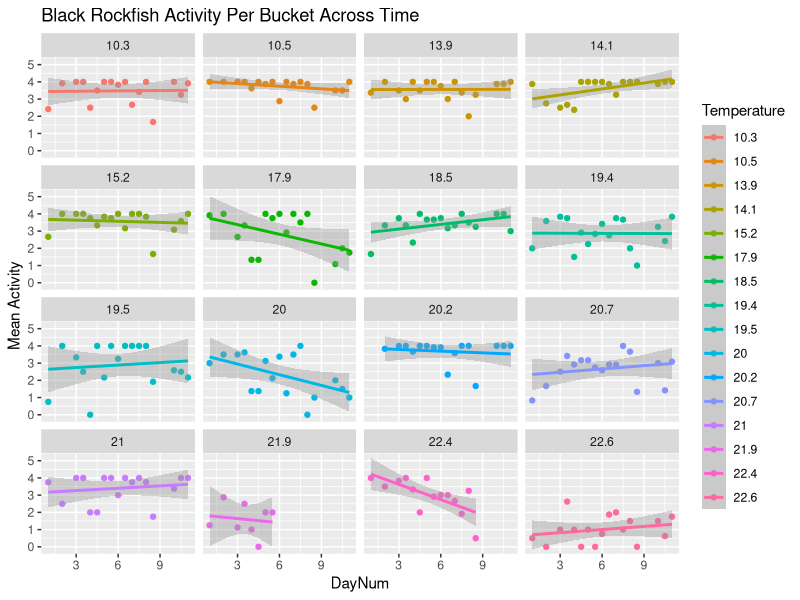

This chart was generated by the following R code: (Note: this script raises an error after producing the figure.)
## ---- chunk 1

#######################
#### Load Packages ####
#######################

    if(!("plyr" %in% installed.packages())){
      install.packages("plyr")
    }
    if(!("dplyr" %in% installed.packages())){
      install.packages("dplyr")
    }
    if(!("ggplot2" %in% installed.packages())){
      install.packages("ggplot2")
    }
    if(!("scales" %in% installed.packages())){
      install.packages("scales")
    }
    library(plyr)
    library(dplyr)
    library(ggplot2)
    library(scales)
    
## ---- chunk 2

# Read in data files
  full.act <- read.csv("data/Activity/20171129_ActivityData.csv")
  black.temps <- read.csv("data/black_exp_temps.csv")
  copper.temps <- read.csv("data/copper_exp_temps.csv")

# Subset data into two experiments  
  black.act <- full.act[full.act$Species == "Black", ]
  copper.act <- full.act[full.act$Species == "Copper", ]
  
# Reorder data to be in numerical ascending order 
  # **(only way for loop to work properly)
  black.temps.asc <- black.temps[order(black.temps$Bucket), ]
  copper.temps.asc <- copper.temps[order(copper.temps$Bucket_ID), ]
  
# Fill in actual mean temperature data from experiment
  #black
  for(i in 1:16){
    for(j in 1:nrow(black.act)){
      if(black.act$Bucket[j] == i){
        black.act$Temperature[j] <- black.temps.asc$mean[i]
      }
    }
  }
  
  #copper
  for(i in 1:16){
    for(j in 1:nrow(copper.act)){
      if(copper.act$Bucket[j] == i){
        copper.act$Temperature[j] <- copper.temps.asc$mean[i]
      }
    }
  }

  
  # take the mean of the two watches of the same fish per viewer
    black.act$Act_Mean_Julia <- rowMeans(black.act[, 8:9])
    black.act$Act_Mean_Sandi <- rowMeans(black.act[, 10:11])
    copper.act$Act_Mean_Julia <- rowMeans(copper.act[,8:9])
    copper.act$Act_Mean_Sandi <- rowMeans(copper.act[,10:11])
  
## ---- chunk 3

### Black Rockfish ###

    # create empty data frames for mean bucket activity values
    Mean.Activity <- matrix(NA, nrow(unique(black.act[c("Date", "AM_PM", "Bucket")])),4)
    bucket.act.average <- unique(black.act[c("Date", "AM_PM", "Bucket", "Temperature")])
    complete.act.data <- cbind(bucket.act.average, Mean.Activity)
    colnames(complete.act.data) <- c("Date", "AM_PM", "Bucket", "Temperature", 
                                     "mean.julia", "mean.sandi", "mean.both", "FishAlive")
    
    # initialize the vectors that will be used in the forloop ** NOTE data in these 
    # vectors is written over in each loop.. they are TEMPORARY vectors **
    bucket.act.julia <- NULL
    bucket.act.sandi <- NULL
    bucket.act.both <- NULL
    
    # initialize the counter for stepping through the output matrix
    j <- 1
    # For loop to step through data frame to get activity averages
    for(i in 1:nrow(black.act)){
      
      # looping through majority of data to grab all those rows that are not the last row
      # but are all those that equal the same bucket from the same day and getting 
      # activity averages
      if(i != nrow(black.act) && i == 1 || 
         black.act$Bucket[i] == black.act$Bucket[i-1] && i != nrow(black.act)){
        
        bucket.act.julia <- c(bucket.act.julia, black.act$Act_Mean_Julia[i])
        bucket.act.sandi <- c(bucket.act.sandi, black.act$Act_Mean_Sandi[i])
        bucket.act.both <- c(bucket.act.both, black.act$Act_Mean_Julia[i], black.act$Act_Mean_Sandi[i])
     
        # special case for last row 
       } else {
         if(i == nrow(black.act)){

          # Remove any NAs before taking mean for a bucket at a timepoint
          bucket.act.both.noNA <- bucket.act.both[!is.na(bucket.act.both)]
          bucket.act.julia.noNA <- bucket.act.julia[!is.na(bucket.act.julia)]
          bucket.act.sandi.noNA <- bucket.act.sandi[!is.na(bucket.act.sandi)]
          complete.act.data$mean.julia[j] <- sum(bucket.act.julia.noNA)/length(bucket.act.julia.noNA)
          complete.act.data$mean.sandi[j] <- sum(bucket.act.sandi.noNA)/length(bucket.act.sandi.noNA)
          complete.act.data$mean.both[j] <- sum(bucket.act.both.noNA)/length(bucket.act.both.noNA)
          complete.act.data$FishAlive[j] <- length(bucket.act.sandi.noNA)
          j <- j + 1
          
        } else {
          
          # Remove any NAs before taking mean for a bucket at a timepoint
          bucket.act.both.noNA <- bucket.act.both[!is.na(bucket.act.both)]
          bucket.act.julia.noNA <- bucket.act.julia[!is.na(bucket.act.julia)]
          bucket.act.sandi.noNA <- bucket.act.sandi[!is.na(bucket.act.sandi)]
          
          # Take mean of that bucket for that day and insert into complete.data dataframe
          complete.act.data$mean.julia[j] <- sum(bucket.act.julia.noNA)/length(bucket.act.julia.noNA)
          complete.act.data$mean.sandi[j] <- sum(bucket.act.sandi.noNA)/length(bucket.act.sandi.noNA)
          complete.act.data$mean.both[j] <- sum(bucket.act.both.noNA)/length(bucket.act.both.noNA)
          complete.act.data$FishAlive[j] <- length(bucket.act.sandi.noNA)
          bucket.act.julia <- black.act$Act_Mean_Julia[i]
          bucket.act.sandi <- black.act$Act_Mean_Sandi[i]
          bucket.act.both <- c(black.act$Act_Mean_Julia[i], black.act$Act_Mean_Sandi[i])
          # counter to step through inputting data into the complete.data dataframe
          j <- j + 1
          
        } # close else
       } # close if else
      } # close for loop
    
### Copper Rockfish ###
    
    # create empty data frames for mean bucket activity values
    Mean.Activity.cp <- matrix(NA, nrow(unique(copper.act[c("Date", "AM_PM", "Bucket")])),4)
    bucket.act.average.cp <- unique(copper.act[c("Date", "AM_PM", "Bucket", "Temperature")])
    complete.act.data.cp <- cbind(bucket.act.average.cp, Mean.Activity.cp)
    colnames(complete.act.data.cp) <- c("Date", "AM_PM", "Bucket", "Temperature", 
                                     "mean.julia", "mean.sandi", "mean.both", "FishAlive")
    
    # initialize the vectors that will be used in the for loop ** NOTE data in these vectors is written
    # over in each loop.. they are TEMPORARY vectors **
    bucket.act.julia.cp <- NULL
    bucket.act.sandi.cp <- NULL
    bucket.act.both.cp <- NULL
    
    bucket.act.both.noNA.cp <- NULL
    bucket.act.julia.noNA.cp <- NULL
    bucket.act.sandi.noNA.cp <- NULL
    
    # initialize the counter for stepping through the output matrix
    j <- 1
    i <- 1
    # For loop to step through data frame to get activity averages
    for(i in 1:nrow(copper.act)){
      
      # looping through majority of data to grab all those rows that are not the last row
      # but are all those that equal the same bucket from the same day and getting activity averages
      if(i != nrow(copper.act) && i == 1 || 
         copper.act$Bucket[i] == copper.act$Bucket[i-1] && i != nrow(copper.act)){
        
        bucket.act.julia.cp <- c(bucket.act.julia.cp, copper.act$Act_Mean_Julia[i])
        bucket.act.sandi.cp <- c(bucket.act.sandi.cp, copper.act$Act_Mean_Sandi[i])
        bucket.act.both.cp <- c(bucket.act.both.cp, copper.act$Act_Mean_Julia[i], copper.act$Act_Mean_Sandi[i])
     
        # special case for last row 
       } else {
         if(i == nrow(copper.act)){

          # Remove any NAs before taking mean for a bucket at a timepoint
          bucket.act.both.noNA.cp <- bucket.act.both.cp[!is.na(bucket.act.both.cp)]
          bucket.act.julia.noNA.cp <- bucket.act.julia.cp[!is.na(bucket.act.julia.cp)]
          bucket.act.sandi.noNA.cp <- bucket.act.sandi.cp[!is.na(bucket.act.sandi.cp)]
          complete.act.data.cp$mean.julia[j] <- sum(bucket.act.julia.noNA.cp)/length(bucket.act.julia.noNA.cp)
          complete.act.data.cp$mean.sandi[j] <- sum(bucket.act.sandi.noNA.cp)/length(bucket.act.sandi.noNA.cp)
          complete.act.data.cp$mean.both[j] <- sum(bucket.act.both.noNA.cp)/length(bucket.act.both.noNA.cp)
          complete.act.data.cp$FishAlive[j] <- length(bucket.act.sandi.noNA.cp)
          j <- j + 1
          
        } else {
          
          # Remove any NAs before taking mean for a bucket at a timepoint
          bucket.act.both.noNA.cp <- bucket.act.both.cp[!is.na(bucket.act.both.cp)]
          bucket.act.julia.noNA.cp <- bucket.act.julia.cp[!is.na(bucket.act.julia.cp)]
          bucket.act.sandi.noNA.cp <- bucket.act.sandi.cp[!is.na(bucket.act.sandi.cp)]
          
          # Take mean of that bucket for that day and insert into complete.data dataframe
          complete.act.data.cp$mean.julia[j] <- sum(bucket.act.julia.noNA.cp)/length(bucket.act.julia.noNA.cp)
          complete.act.data.cp$mean.sandi[j] <- sum(bucket.act.sandi.noNA.cp)/length(bucket.act.sandi.noNA.cp)
          complete.act.data.cp$mean.both[j] <- sum(bucket.act.both.noNA.cp)/length(bucket.act.both.noNA.cp)
          complete.act.data.cp$FishAlive[j] <- length(bucket.act.sandi.noNA.cp)
          bucket.act.julia.cp <- copper.act$Act_Mean_Julia[i]
          bucket.act.sandi.cp <- copper.act$Act_Mean_Sandi[i]
          bucket.act.both.cp <- c(copper.act$Act_Mean_Julia[i], copper.act$Act_Mean_Sandi[i])
          # counter to step through inputting data into the complete.data dataframe
          j <- j + 1
          
        } # close else
       } # close if else
      } # close for loop
    
## ---- chunk 4

### Black Rockfish ###
  # make column for days since start of experiment for panel headers
  complete.act.data$Days_Since_Start <- NA
  
  # add a column that is Date with time of day
  complete.act.data$Date <- as.factor(complete.act.data$Date)
  complete.act.data$Date_Time <- as.factor(paste(complete.act.data$Date, complete.act.data$AM_PM))
   
  # Round temperature data to one significant figure after decimal place
  complete.act.data$RTemperature <- round(complete.act.data$Temperature, 1)
  complete.act.data$DayNum <- NA
  # add in days since start of experiment column
  for(i in 1:length(complete.act.data$Days_Since_Start)){
    if (complete.act.data$Date_Time[i] == "20150623 AM"){
      complete.act.data$Days_Since_Start[i] <- "Day 4 AM"
      complete.act.data$DayNum[i] <- 1
    } else if (complete.act.data$Date_Time[i] == "20150624 PM"){
      complete.act.data$Days_Since_Start[i] <- "Day 5 PM"
      complete.act.data$DayNum[i] <- 2
    } else if (complete.act.data$Date_Time[i] == "20150625 AM"){
      complete.act.data$Days_Since_Start[i] <- "Day 6 AM"
      complete.act.data$DayNum[i] <- 3
    } else if (complete.act.data$Date_Time[i] == "20150625 PM"){
      complete.act.data$Days_Since_Start[i] <- "Day 6 PM"
      complete.act.data$DayNum[i] <- 3.5
    } else if (complete.act.data$Date_Time[i] == "20150626 AM"){
      complete.act.data$Days_Since_Start[i] <- "Day 7 AM"
      complete.act.data$DayNum[i] <- 4
    } else if (complete.act.data$Date_Time[i] == "20150626 PM"){
      complete.act.data$Days_Since_Start[i] <- "Day 7 PM"
      complete.act.data$DayNum[i] <- 4.5
    } else if (complete.act.data$Date_Time[i] == "20150627 AM"){
      complete.act.data$Days_Since_Start[i] <- "Day 8 AM"
      complete.act.data$DayNum[i] <- 5
    } else if (complete.act.data$Date_Time[i] == "20150627 PM"){
      complete.act.data$Days_Since_Start[i] <- "Day 8 PM"
      complete.act.data$DayNum[i] <- 5.5
    } else if (complete.act.data$Date_Time[i] == "20150628 AM"){
      complete.act.data$Days_Since_Start[i] <- "Day 9 AM"
      complete.act.data$DayNum[i] <- 6
    } else if (complete.act.data$Date_Time[i] == "20150628 PM"){
      complete.act.data$Days_Since_Start[i] <- "Day 9 PM"
      complete.act.data$DayNum[i] <- 6.5
    } else if (complete.act.data$Date_Time[i] == "20150629 AM"){
      complete.act.data$Days_Since_Start[i] <- "Day 10 AM"
      complete.act.data$DayNum[i] <- 7
    } else if (complete.act.data$Date_Time[i] == "20150629 PM"){
      complete.act.data$Days_Since_Start[i] <- "Day 10 PM"
      complete.act.data$DayNum[i] <- 7.5
    } else if (complete.act.data$Date_Time[i] == "20150630 AM"){
      complete.act.data$Days_Since_Start[i] <- "Day 11 AM"
      complete.act.data$DayNum[i] <- 8
    } else if (complete.act.data$Date_Time[i] == "20150630 PM"){
      complete.act.data$Days_Since_Start[i] <- "Day 11 PM"
      complete.act.data$DayNum[i] <- 8.5
    } else if (complete.act.data$Date_Time[i] == "20150702 AM"){
      complete.act.data$Days_Since_Start[i] <- "Day 13 AM"
      complete.act.data$DayNum[i] <- 10
    } else if (complete.act.data$Date_Time[i] == "20150702 PM"){
      complete.act.data$Days_Since_Start[i] <- "Day 13 PM"
      complete.act.data$DayNum[i] <- 10.5
    } else if(complete.act.data$Date_Time[i] == "20150703 AM"){
      complete.act.data$Days_Since_Start[i] <- "Day 14 AM"
      complete.act.data$DayNum[i] <- 11
  }
}
### Copper Rockfish ###
  # Make column for Day Since Start of Experiment
  complete.act.data.cp$Days_Since_Start <- NA
  
  # add a column for date time unique combinations
  complete.act.data.cp$Date <- as.factor(complete.act.data.cp$Date)
  complete.act.data.cp$Date_Time <- as.factor(paste(complete.act.data.cp$Date, complete.act.data.cp$AM_PM))
  #complete.act.data.cp[157,9] <- "Day 10 AM" #I am not sure why this single value is going in wrong
  #complete.act.data.cp[157,10] <- "20150714 AM"
   
  # Round temperature data to one significant figure after decimal place
   complete.act.data.cp$RTemperature <- round(complete.act.data.cp$Temperature, 1)
   complete.act.data.cp$DayNum <- NA
   
  # add in days since start of experiment column
  for(i in 1:length(complete.act.data.cp$Days_Since_Start)){
    if (complete.act.data.cp$Date_Time[i] == "20150709 AM"){
      complete.act.data.cp$Days_Since_Start[i] <- "Day 5 AM"
      complete.act.data.cp$DayNum[i] <- 1
    } else if (complete.act.data.cp$Date_Time[i] == "20150709 PM"){
      complete.act.data.cp$Days_Since_Start[i] <- "Day 5 PM"
      complete.act.data.cp$DayNum[i] <- 1.5
    } else if (complete.act.data.cp$Date_Time[i] == "20150710 AM"){
      complete.act.data.cp$Days_Since_Start[i] <- "Day 6 AM"
      complete.act.data.cp$DayNum[i] <- 2
    } else if (complete.act.data.cp$Date_Time[i] == "20150710 PM"){
      complete.act.data.cp$Days_Since_Start[i] <- "Day 6 PM"
      complete.act.data.cp$DayNum[i] <- 2.5
    } else if (complete.act.data.cp$Date_Time[i] == "20150711 AM"){
      complete.act.data.cp$Days_Since_Start[i] <- "Day 7 AM"
      complete.act.data.cp$DayNum[i] <- 3
    } else if (complete.act.data.cp$Date_Time[i] == "20150711 PM"){
      complete.act.data.cp$Days_Since_Start[i] <- "Day 7 PM"
      complete.act.data.cp$DayNum[i] <- 3.5
    } else if (complete.act.data.cp$Date_Time[i] == "20150712 AM"){
      complete.act.data.cp$Days_Since_Start[i] <- "Day 8 AM"
      complete.act.data.cp$DayNum[i] <- 4
    } else if (complete.act.data.cp$Date_Time[i] == "20150712 PM"){
      complete.act.data.cp$Days_Since_Start[i] <- "Day 8 PM"
      complete.act.data.cp$DayNum[i] <- 4.5
    } else if (complete.act.data.cp$Date_Time[i] == "20150713 AM"){
      complete.act.data.cp$Days_Since_Start[i] <- "Day 9 AM"
      complete.act.data.cp$DayNum[i] <- 5
    } else if (complete.act.data.cp$Date_Time[i] == "20150713 PM"){
      complete.act.data.cp$Days_Since_Start[i] <- "Day 9 PM"
      complete.act.data.cp$DayNum[i] <- 5.5
    } else if (complete.act.data.cp$Date_Time[i] == "20150714 AM"){
      complete.act.data.cp$Days_Since_Start[i] <- "Day 10 AM"
      complete.act.data.cp$DayNum[i] <- 6
    } else if (complete.act.data.cp$Date_Time[i] == "20150715 AM"){
      complete.act.data.cp$Days_Since_Start[i] <- "Day 11 AM"
      complete.act.data.cp$DayNum[i] <- 7
    } else if (complete.act.data.cp$Date_Time[i] == "20150715 PM"){
      complete.act.data.cp$Days_Since_Start[i] <- "Day 11 PM"
      complete.act.data.cp$DayNum[i] <- 7.5
    } else if (complete.act.data.cp$Date_Time[i] == "20150716 AM"){
      complete.act.data.cp$Days_Since_Start[i] <- "Day 12 AM"
      complete.act.data.cp$DayNum[i] <- 8
    } else if (complete.act.data.cp$Date_Time[i] == "20150716 PM"){
      complete.act.data.cp$Days_Since_Start[i] <- "Day 12 PM"
      complete.act.data.cp$DayNum[i] <- 8.5
    } else if (complete.act.data.cp$Date_Time[i] == "20150717 AM"){
      complete.act.data.cp$Days_Since_Start[i] <- "Day 13 AM"
      complete.act.data.cp$DayNum[i] <- 9
    } else if (complete.act.data.cp$Date_Time[i] == "20150717 PM"){
      complete.act.data.cp$Days_Since_Start[i] <- "Day 13 PM"
      complete.act.data.cp$DayNum[i] <- 9.5
    } else if (complete.act.data.cp$Date_Time[i] == "20150718 AM"){
      complete.act.data.cp$Days_Since_Start[i] <- "Day 14 AM"
      complete.act.data.cp$DayNum[i] <- 10
    }
  }

## ---- chunk 5
  library(ggplot2)
  # ggplot to look at activity across time across bucket treatments
   bucket.plot <- ggplot(data=complete.act.data, 
                         aes(x=DayNum, y=mean.both, 
                            group=as.factor(RTemperature), 
                            color = as.factor(RTemperature))) + geom_point() + geom_smooth(method = "lm")
   
   bucket.plot + facet_wrap(~RTemperature) + labs(y = "Mean Activity") + 
     scale_color_discrete(name = "Temperature") + 
     ggtitle("Black Rockfish Activity Per Bucket Across Time")
   
   bucket.plot + facet_wrap(~RTemperature) + labs(y = "Mean Activity", x = "Temperature") + 
     scale_color_gradient(low = "gainsboro", high = "black", name = "Temperature") + 
     theme_bw() +
     theme(panel.border = element_blank(), panel.grid.major = element_blank(),
           panel.grid.minor = element_blank(),
           axis.line = element_line(colour = "black"),
           legend.position = "none") + 
     scale_x_continuous("DayNum", breaks = pretty_breaks(), limits = c(0,11)) +
     ggtitle("Black Rockfish Activity Per Bucket Across Time")
   
    
  # ggplot to look at activity across time across bucket treatments
   bucket.plot.cp <- ggplot(data=complete.act.data.cp, 
                         aes(x=Date_Time, y=mean.both, 
                            group=as.factor(RTemperature), 
                            color = as.factor(RTemperature))) + geom_point() + geom_smooth(method = "lm")
  # Create Plot
   bucket.plot.cp + facet_wrap(~RTemperature) + labs(y = "Mean Activity") + 
     scale_color_discrete(name = "Temperature") + 
     ggtitle("Copper Rockfish Activity Per Bucket Across Time")
   
   bucket.plot + facet_wrap(~RTemperature) + labs(y = "Mean Activity", x = "Temperature") + 
     scale_color_gradient(low = "gainsboro", high = "black", name = "Temperature") + 
     theme_bw() +
     theme(panel.border = element_blank(), panel.grid.major = element_blank(),
           panel.grid.minor = element_blank(),
           axis.line = element_line(colour = "black"),
           legend.position = "none") + 
     scale_x_continuous("DayNum", breaks = pretty_breaks(), limits = c(0,11)) +
     ggtitle("Black Rockfish Activity Per Bucket Across Time")

## ---- chunk 6

## Bucket averages across experiment 
   mean.black.activity <- aggregate(complete.act.data$mean.both,list(complete.act.data$RTemperature), mean)
   colnames(mean.black.activity) <- c("Temperature", "Mean_Activity")
   
   mean.copper.activity <- aggregate(complete.act.data.cp$mean.both, list(complete.act.data.cp$RTemperature), mean)
   colnames(mean.copper.activity) <- c("Temperature", "Mean_Activity")
   
  # Plot averages
   par(mfrow = c(1,2))
   plot(mean.black.activity$Temperature, mean.black.activity$Mean_Activity, ylim = c(0,4),
        xlab = "Temperature", ylab = "Mean Activity", pch = 19, bty = "l",
        main = "Black Rockfish Activity")

   plot(mean.copper.activity$Temperature, mean.copper.activity$Mean_Activity, 
        ylim = c(0,4), xlab = "Temperature", ylab = "Mean Activity", 
        pch = 19, bty = "l", col = "orange",
        main = "Copper Rockfish Activity")
   
## ---- chunk 7
################################################################
#### Factor Days ###############################################
#### to change to correct order for plotting the panel plot ####
################################################################
### black
  b.unique_Days <- c("Day 4 AM", "Day 5 PM", "Day 6 AM", "Day 6 PM", "Day 7 AM", "Day 7 PM", 
                      "Day 8 AM", "Day 8 PM", "Day 9 AM", "Day 9 PM", "Day 10 AM", "Day 10 PM", 
                      "Day 11 AM", "Day 11 PM", "Day 13 AM", "Day 13 PM", "Day 14 AM")
  complete.act.data$Days_Since_Start <- as.factor(complete.act.data$Days_Since_Start)
  complete.act.data$Days_Since_Start <- factor(complete.act.data$Days_Since_Start, 
                                               levels = b.unique_Days)
### copper
   c.unique_Days <- c("Day 5 AM", "Day 5 PM", "Day 6 AM", "Day 6 PM", "Day 7 AM", "Day 7 PM",  
                       "Day 8 AM", "Day 8 PM", "Day 9 AM", "Day 9 PM", "Day 10 AM", "Day 11 AM", 
                       "Day 11 PM", "Day 12 AM", "Day 12 PM", "Day 13 AM", "Day 13 PM", "Day 14 AM")
   complete.act.data.cp$Days_Since_Start <- as.factor(complete.act.data.cp$Days_Since_Start)
   complete.act.data.cp$Days_Since_Start <- factor(complete.act.data.cp$Days_Since_Start, 
                                                   levels = c.unique_Days)


#############################
#### Black Rockfish Plot ####
############################# 
  # Save plot
    day.plot <- ggplot(data=complete.act.data, 
                         aes(x=RTemperature, y=mean.both, 
                            group=as.factor(Days_Since_Start), 
                            color = as.integer(Date_Time))) + 
                       geom_point(aes(size = complete.act.data$FishAlive), alpha = 0.8) + 
                       geom_smooth(method = "lm", se = FALSE) 
    
  # Create plot 
   bAll.panel <- day.plot + facet_wrap(~Days_Since_Start) +
     labs(y = "Mean Activity", x = "Temperature") +
     scale_color_gradient(low = "gainsboro", high = "black", name = "Time") + 
     theme_bw() + 
     theme(panel.border = element_blank(), panel.grid.major = element_blank(), 
           panel.grid.minor = element_blank(),
           axis.line = element_line(colour = "black"),
           legend.position = "none") + 
     scale_x_continuous(breaks = pretty_breaks()) + 
     #scale_size(range = c(1,3))
     scale_radius(NULL, NULL)
   
##############################
#### Copper Rockfish Plot ####
############################## 
  # Save plot
   day.plot.cp <- ggplot(data=complete.act.data.cp, 
                         aes(x=RTemperature, y=mean.both, 
                            group=as.factor(Days_Since_Start), 
                            color = as.integer(Date_Time))) + 
                  geom_point(aes(size = complete.act.data.cp$FishAlive), alpha = 0.8) + 
                  geom_smooth(method = "lm", se = FALSE) 
  # Create plot
   cpAll.panel <- day.plot.cp + facet_wrap(~Days_Since_Start) + 
     labs(y = "Mean Activity", x = "Temperature") + 
     scale_color_gradient(low = "gainsboro", high = "darkorange", name = "Time") + 
     scale_x_continuous(NULL) +
     theme_bw() + 
     theme(panel.border = element_blank(), panel.grid.major = element_blank(), 
           panel.grid.minor = element_blank(),
           axis.line = element_line(colour = "black"), 
           legend.position = "none")  +
     scale_radius(NULL, NULL)

####################################
#### Black Rockfish Single Plot ####
####################################
  # Create plot
   bAll.single <- day.plot + labs(y = "Mean Activity", x = "Temperature") + 
   scale_color_gradient(low = "gainsboro", high = "black", 
                        name = "Days Since \nStart of \nExperiment", 
                        breaks = c(4, 8, 12, 16), 
                        labels = c("Day 6 PM", "Day 8 AM", "Day 10 PM", "Day 13 PM")) + 
   scale_x_continuous(breaks = pretty_breaks()) +
   theme_bw() + 
   theme(panel.border = element_blank(), panel.grid.major = element_blank(), 
         panel.grid.minor = element_blank(),
         axis.line = element_line(colour = "black")) +
   scale_radius(breaks = c(1,2,3,4), name = "# Fish Alive", limits = c(1,4))  +
   guides(color = guide_colourbar(order = 1),
          size = guide_legend(order = 2))
   
#####################################
#### Copper Rockfish Single Plot ####
#####################################
  # Create plot
   cpAll.single <- day.plot.cp + labs(y = "Mean Activity", x = "Temperature") + 
   scale_color_gradient(low = "gainsboro", high = "darkorange", 
                        name = "Days Since \nStart of \nExperiment", 
                        breaks = c(4, 8, 12, 16), 
                        labels = c("Day 6 PM", "Day 8 AM", "Day 10 AM", "Day 13 PM")) + 
   scale_x_continuous(breaks = pretty_breaks()) +
   theme_bw() + 
   theme(panel.border = element_blank(), panel.grid.major = element_blank(), 
         panel.grid.minor = element_blank(), 
         axis.line = element_line(colour = "black")) +
   scale_radius(NULL, NULL) 
   
   ggarrange(bAll.panel, bAll.single, cpAll.panel, cpAll.single, labels = (c("A", "B", "C", "D")))

## ---- chunk 8

#####################
#### Subset Data ####
#####################

black.AM <- complete.act.data[complete.act.data$AM_PM == "AM",]
copper.AM <- complete.act.data.cp[complete.act.data.cp$AM_PM == "AM",]

#############################
#### Black Rockfish Plot ####
############################# 
  # Save plot
    day.plot.AM <- ggplot(data=black.AM, 
                         aes(x=RTemperature, y=mean.both, 
                            group=as.factor(Days_Since_Start), 
                            color = as.integer(Date_Time))) + 
                       geom_point(aes(size = black.AM$FishAlive), alpha = 0.8) + 
                       geom_smooth(method = "lm", se = FALSE) 
    
  # Create plot 
   bAM.panel <- day.plot.AM + facet_wrap(~Days_Since_Start) +
     labs(y = "Mean Activity", x = "Temperature") +
     scale_color_gradient(low = "gainsboro", high = "black", name = "Time") + 
     scale_x_continuous(NULL) +
     theme_bw() + 
     theme(panel.border = element_blank(), panel.grid.major = element_blank(), 
           panel.grid.minor = element_blank(),
           axis.line = element_line(colour = "black"),
           legend.position = "none") + 
     scale_x_continuous(breaks = pretty_breaks()) + 
     #scale_size(range = c(1,3))
     scale_radius(NULL, NULL)
   
##############################
#### Copper Rockfish Plot ####
############################## 
  # Save plot
   day.plot.cp.AM <- ggplot(data=copper.AM, 
                         aes(x=RTemperature, y=mean.both, 
                            group=as.factor(Days_Since_Start), 
                            color = as.integer(Date_Time))) + 
                  geom_point(aes(size = copper.AM$FishAlive), alpha = 0.8) + 
                  geom_smooth(method = "lm", se = FALSE) 
  # Create plot
   cpAM.panel <- day.plot.cp.AM + facet_wrap(~Days_Since_Start) + 
     labs(y = "Mean Activity", x = "Temperature") + 
     scale_color_gradient(low = "gainsboro", high = "darkorange", name = "Time") + 
     scale_x_continuous(NULL) +
     theme_bw() + 
     theme(panel.border = element_blank(), panel.grid.major = element_blank(), 
           panel.grid.minor = element_blank(),
           axis.line = element_line(colour = "black"), 
           legend.position = "none")  +
     scale_radius(NULL, NULL)

####################################
#### Black Rockfish Single Plot ####
####################################
  # Create plot
   bAM.single <- day.plot.AM + labs(y = "Mean Activity", x = "Temperature") + 
   scale_color_gradient(low = "gainsboro", high = "black", 
                        name = "Days Since \nStart of \nExperiment", 
                        breaks = c(4, 8, 12, 16), 
                        labels = c("Day 6 AM", "Day 8 AM", "Day 10 AM", "Day 13 AM")) + 
   scale_x_continuous(breaks = pretty_breaks()) +
   theme_bw() + 
   theme(panel.border = element_blank(), panel.grid.major = element_blank(), 
         panel.grid.minor = element_blank(),
         axis.line = element_line(colour = "black")) +
   scale_radius(breaks = c(1,2,3,4), name = "# Fish Alive", limits = c(1,4))  +
   guides(color = guide_colourbar(order = 1),
          size = guide_legend(order = 2))
   
#####################################
#### Copper Rockfish Single Plot ####
#####################################
  # Create plot
   cpAM.single <- day.plot.cp.AM + labs(y = "Mean Activity", x = "Temperature") + 
   scale_color_gradient(low = "gainsboro", high = "darkorange", 
                        name = "Days Since \nStart of \nExperiment", 
                        breaks = c(4, 8, 12, 16), 
                        labels = c("Day 6 AM", "Day 8 AM", "Day 10 AM", "Day 13 AM")) + 
   scale_x_continuous(breaks = pretty_breaks()) +
   theme_bw() + 
   theme(panel.border = element_blank(), panel.grid.major = element_blank(), 
         panel.grid.minor = element_blank(), 
         axis.line = element_line(colour = "black")) +
   scale_radius(NULL, NULL) 
   
   ggarrange(bAM.panel, bAM.single, cpAM.panel, cpAM.single, labels = (c("A", "B", "C", "D")))


## ---- chunk 9
#####################
#### Subset Data ####
#####################

black.PM <- complete.act.data[complete.act.data$AM_PM == "PM",]
copper.PM <- complete.act.data.cp[complete.act.data.cp$AM_PM == "PM",]

#############################
#### Black Rockfish Plot ####
############################# 
  # Save plot
    day.plot.PM <- ggplot(data=black.PM, 
                         aes(x=RTemperature, y=mean.both, 
                            group=as.factor(Days_Since_Start), 
                            color = as.integer(Date_Time))) + 
                       geom_point(aes(size = black.PM$FishAlive), alpha = 0.8) + 
                       geom_smooth(method = "lm", se = FALSE) 
    
  # Create plot 
   bPM.panel <- day.plot.PM + facet_wrap(~Days_Since_Start) +
     labs(y = "Mean Activity", x = "Temperature") +
     scale_color_gradient(low = "gainsboro", high = "black", name = "Time") + 
     theme_bw() + 
     theme(panel.border = element_blank(), panel.grid.major = element_blank(), 
           panel.grid.minor = element_blank(),
           axis.line = element_line(colour = "black"),
           legend.position = "none") + 
     scale_x_continuous(breaks = pretty_breaks()) + 
     #scale_size(range = c(1,3))
     scale_radius(NULL, NULL)
   
##############################
#### Copper Rockfish Plot ####
############################## 
  # Save plot
   day.plot.cp.PM <- ggplot(data=copper.PM, 
                         aes(x=RTemperature, y=mean.both, 
                            group=as.factor(Days_Since_Start), 
                            color = as.integer(Date_Time))) + 
                  geom_point(aes(size = copper.PM$FishAlive), alpha = 0.8) + 
                  geom_smooth(method = "lm", se = FALSE) 
  # Create plot
   cpPM.panel <- day.plot.cp.PM + facet_wrap(~Days_Since_Start) + 
     labs(y = "Mean Activity", x = "Temperature") + 
     scale_color_gradient(low = "gainsboro", high = "darkorange", name = "Time") + 
     scale_x_continuous(NULL) +
     theme_bw() + 
     theme(panel.border = element_blank(), panel.grid.major = element_blank(), 
           panel.grid.minor = element_blank(),
           axis.line = element_line(colour = "black"), 
           legend.position = "none")  +
     scale_radius(NULL, NULL)

####################################
#### Black Rockfish Single Plot ####
####################################
  # Create plot
   bPM.single <- day.plot.PM + labs(y = "Mean Activity", x = "Temperature") + 
   scale_color_gradient(low = "gainsboro", high = "black", 
                        name = "Days Since \nStart of \nExperiment", 
                        breaks = c(4, 8, 12, 16), 
                        labels = c("Day 6 PM", "Day 8 PM", "Day 10 PM", "Day 13 PM")) + 
   scale_x_continuous(breaks = pretty_breaks()) +
   theme_bw() + 
   theme(panel.border = element_blank(), panel.grid.major = element_blank(), 
         panel.grid.minor = element_blank(),
         axis.line = element_line(colour = "black")) +
   scale_radius(breaks = c(1,2,3,4), name = "# Fish Alive", limits = c(1,4)) + 
   guides(color = guide_colourbar(order = 1),
          size = guide_legend(order = 2))
   
#####################################
#### Copper Rockfish Single Plot ####
#####################################
  # Create plot
   cpPM.single <- day.plot.cp.PM + labs(y = "Mean Activity", x = "Temperature") + 
   scale_color_gradient(low = "gainsboro", high = "darkorange", 
                        name = "Days Since \nStart of \nExperiment", 
                        breaks = c(4, 8, 12, 16), 
                        labels = c("Day 6 PM", "Day 8 PM", "Day 10 PM", "Day 13 PM")) + 
   scale_x_continuous(breaks = pretty_breaks()) +
   theme_bw() + 
   theme(panel.border = element_blank(), panel.grid.major = element_blank(), 
         panel.grid.minor = element_blank(), 
         axis.line = element_line(colour = "black")) +
   scale_radius(NULL, NULL) 
   
   ggarrange(bPM.panel, bPM.single, cpPM.panel, cpPM.single, labels = (c("A", "B", "C", "D")))

## ---- chunk 10
## black
  # vector of unique days & empty data frames for writing slopes to
   b.slopes <- matrix(ncol = 4, nrow = length(unique(complete.act.data$Days_Since_Start)))
 
  # Create for loop to capture slopes of regression between activity and temp for each date/time
   for(i in 1:length(unique(complete.act.data$Days_Since_Start))){
     b.slopes[i,1] <- lm(mean.both~RTemperature, data = complete.act.data, 
                         subset = Days_Since_Start == b.unique_Days[i])$coefficients[[2]]
     b.slopes[i,2] <-  summary(lm(mean.both~RTemperature, data = complete.act.data, 
                                  subset = Days_Since_Start == b.unique_Days[i]))$coefficients[2,2]
     b.slopes[i,3] <- b.slopes[i,1] - 1.96*b.slopes[i,2]
     b.slopes[i,4] <- b.slopes[i,1] + 1.96*b.slopes[i,2]
   } 
   output <- summary(lm(mean.both~RTemperature, data = complete.act.data, subset = Days_Since_Start == b.unique_Days[2]))
   summary(lm(mean.both~RTemperature, data = complete.act.data, subset = Days_Since_Start == b.unique_Days[3]))$coefficients[2,2]
   
## copper
  # vector of unique days & empty data frames for writing slopes to
   c.slopes <- matrix(ncol = 4, nrow = length(unique(complete.act.data.cp$Days_Since_Start)))
   
  # Create for loop to capture slopes of regression between activity and temp for each date/time
   for (i in 1:length(unique(complete.act.data.cp$Days_Since_Start))){
     c.slopes[i] <- lm(mean.both~RTemperature, data = complete.act.data.cp, 
                      subset = Days_Since_Start == c.unique_Days[i])$coefficients[[2]]
     c.slopes[i,2] <-  summary(lm(mean.both~RTemperature, data = complete.act.data.cp, 
                                  subset = Days_Since_Start == c.unique_Days[i]))$coefficients[2,2]
     c.slopes[i,3] <- c.slopes[i,1] - 1.96*c.slopes[i,2]
     c.slopes[i,4] <- c.slopes[i,1] + 1.96*c.slopes[i,2]
   } 

## Create plot of days since start vs slope of the activity~temp regression
  # number unique days for scatterplot .5 increments indicate PM measurements integers are AM
   b.unique_Days_num <- c(4, 5.5, 6, 6.5, 7, 7.5, 8, 8.5, 9, 9.5, 10, 10.5, 11, 11.5, 13, 13.5, 14)
   c.unique_Days_num <- c(5, 5.5, 6, 6.5, 7, 7.5, 8, 8.5, 9, 9.5, 10, 11, 11.5, 12, 12.5, 13, 13.5, 14)
   
  # plot
   par(mfrow = c(1,2))
   plot(b.slopes[ ,1]~b.unique_Days_num, type = "l", 
        ylim = c(min(c.slopes)-0.05, max(c.slopes)+0.05), 
        lwd = 2, bty = "l", ylab= "Activity vs Temperature Regression Slope",
        xlab = "Day of Experiment")
   points(b.slopes[ ,3]~b.unique_Days_num, type = "l", col = "grey")
   points(b.slopes[ ,4]~b.unique_Days_num, type = "l", col = "grey")
   abline(0,0, lty = 2)
   legend("topleft", legend = c("BY Complex", "CQ complex"), col = c("black", "orange"), lwd = 2)
   mtext(text = "A", side = 3, adj = 0.01, padj = 0.01)

   plot(c.slopes[ ,1]~c.unique_Days_num, type = "l", lwd = 2, col = "orange", 
        bty = "l", ylim = c(min(c.slopes)-0.05, max(c.slopes)+0.05), 
        ylab = NA, xlab = "Day of Experiment")
   points(c.slopes[ ,3]~c.unique_Days_num, type = "l", col = "grey")
   points(c.slopes[ ,4]~c.unique_Days_num, type = "l", col = "grey")
   abline(0,0, lty = 2)
   mtext(text = "B", side = 3, adj = 0.01, padj = 0.01)

  
   
## ---- chunk 11
## black
  b.unique_Temp <- sort(unique(complete.act.data$RTemperature))
   
  # vector of unique days & empty data frames for writing slopes to
   ttb.slopes <- matrix(ncol = 4, nrow = length(unique(complete.act.data$RTemperature)))
   
   prac <- subset(complete.act.data, subset = complete.act.data$RTemperature == 22.6)
   prac$DateNum <- c(1:17)
   plot(mean.both~DateNum, data = prac)
   abline(lm(mean.both~DateNum, data = prac))
   summary(lm(mean.both~DateNum, data = prac))
   
  # Create for loop to capture slopes of regression between activity and temp for each date/time
   for (i in 1:length(unique(complete.act.data$RTemperature))){
     ttb.slopes[i,1] <- lm(mean.both~as.numeric(DateTimePOS), data = complete.act.data, 
                         subset = RTemperature == b.unique_Temp[i])$coefficients[[2]]
     ttb.slopes[i,2] <-  summary(lm(mean.both~as.numeric(DateTimePOS), data = complete.act.data, 
                                  subset = RTemperature == b.unique_Temp[i]))$coefficients[2,2]
     ttb.slopes[i,3] <- ttb.slopes[i,1] - 1.96*ttb.slopes[i,2]
     ttb.slopes[i,4] <- ttb.slopes[i,1] + 1.96*ttb.slopes[i,2]
   } 
   
## copper
   
   c.unique_Temp <- sort(unique(complete.act.data.cp$RTemperature))
  # vector of unique days & empty data frames for writing slopes to
   ttc.slopes <- matrix(ncol = 4, nrow = length(unique(complete.act.data.cp$RTemperature)))
   
  # Create for loop to capture slopes of regression between activity and temp for each date/time
   for (i in 1:length(unique(complete.act.data.cp$RTemperature))){
     ttc.slopes[i] <- lm(mean.both~as.numeric(DateTimePOS), data = complete.act.data.cp, 
                      subset = RTemperature == c.unique_Temp[i])$coefficients[[2]]
     ttc.slopes[i,2] <-  summary(lm(mean.both~as.numeric(DateTimePOS), data = complete.act.data.cp, 
                                  subset = RTemperature == c.unique_Temp[i]))$coefficients[2,2]
     ttc.slopes[i,3] <- ttc.slopes[i,1] - 1.96*ttc.slopes[i,2]
     ttc.slopes[i,4] <- ttc.slopes[i,1] + 1.96*ttc.slopes[i,2]
   } 

## Create plot of days since start vs slope of the activity~temp regression
  # number unique days for scatterplot .5 increments indicate PM measurements integers are AM
   b.unique_Days_num <- c(4, 5.5, 6, 6.5, 7, 7.5, 8, 8.5, 9, 9.5, 10, 10.5, 11, 11.5, 13, 13.5, 14)
   c.unique_Days_num <- c(5, 5.5, 6, 6.5, 7, 7.5, 8, 8.5, 9, 9.5, 10, 11, 11.5, 12, 12.5, 13, 13.5, 14)
   
  # plot
   par(mfrow = c(1,2))
   plot(ttb.slopes[ ,1]~b.unique_Temp, type = "l", 
        lwd = 2, bty = "l", ylab= "Activity vs Day Regression Slope",
        xlab = "Temperature", ylim = c(-0.3, 0.2))
   points(ttb.slopes[ ,3]~ttb.unique_Days_num, type = "l", col = "grey")
   points(ttb.slopes[ ,4]~ttb.unique_Days_num, type = "l", col = "grey")
   abline(0,0, lty = 2)
   
   plot(ttc.slopes[ ,1]~c.unique_Temp, type = "l", lwd = 2, col = "orange", 
        bty = "l", ylim = c(min(ttc.slopes)-0.05, max(ttc.slopes)+0.05), 
        ylab = NA, xlab = "Day of Experiment")
   points(ttc.slopes[ ,3]~c.unique_Days_num, type = "l", col = "grey")
   points(ttc.slopes[ ,4]~c.unique_Days_num, type = "l", col = "grey")
   abline(0,0, lty = 2)
   legend("topright", legend = c("BY Complex", "CQ complex"), col = c("black", "orange"), lwd = 2)
   

## ---- chunk 12

# Set Variables
    x <- mean.black.activity$Temperature
    y <- mean.black.activity$Mean_Activity
    b <- 4
    m <- 0.01
    #y = b - exp(m*x)
    
# Build Model
    m1 <- nls(y~b-exp(m*x), start = c(b = b, m = m))
    
# Goodness of fit
    cor(y,predict(m1))

# Plot data with nls predicted fit
    plot(mean.black.activity$Temperature, mean.black.activity$Mean_Activity, ylim = c(0,4),
          xlab = "Temperature", ylab = "Mean Activity", pch = 19, bty = "l",
          main = "Black Rockfish Activity")
    lines(x,predict(m1),col="black",lty=1,lwd=2)
    text(14, 1, labels = "0.05 +/- 0.0082***")
    text(14, 0.7, labels = "y ~ b - exp(m*x)")
    summary(m1)

#######################
### Copper Rockfish ###
#######################
    
 # Set Variables
    xx <- mean.copper.activity$Temperature
    yy <- mean.copper.activity$Mean_Activity
    bb <- 3.5
    mm <- 0.01
    #y = b - exp(m*x)
    
 # Build Model
    m1.cp <- nls(yy~bb-exp(mm*xx), start = c(bb = bb, mm = mm))
    
 # Goodness of fit
    cor(yy,predict(m1.cp))
       
 # Plot data with nls Predicted fit   
     plot(mean.copper.activity$Temperature, mean.copper.activity$Mean_Activity, 
        ylim = c(0,4), xlab = "Temperature", ylab = "Mean Activity", 
        pch = 19, bty = "l", col = "orange",
        main = "Copper Rockfish Activity")
    lines(xx,predict(m1.cp),col="orange",lty=1,lwd=2)
    text(14, 1, labels = "0.0499 +/- 0.0090***")
    text(14, 0.7, labels = "y ~ b - exp(m*x)")
    summary(m1.cp)

## ---- chunk 13

blk.act.m1 <- lm(complete.act.data$mean.both~complete.act.data$Temperature + complete.act.data$Date_Time + complete.act.data$Temperature*complete.act.data$Date_Time)
summary(aov(blk.act.m1))

blk.act.m2 <- lm(complete.act.data$mean.both~complete.act.data$Temperature + complete.act.data$Date_Time)
summary(aov(blk.act.m2))
summary(blk.act.m2) 


cop.act.m1 <- lm(complete.act.data.cp$mean.both~complete.act.data.cp$Temperature + complete.act.data.cp$Date_Time + complete.act.data.cp$Temperature*complete.act.data.cp$Date_Time)
summary(aov(cop.act.m1)) # why isn't the interaction significant??

drop1(cop.act.m1)
cop.act.m2 <- lm(complete.act.data.cp$mean.both~complete.act.data.cp$Temperature + complete.act.data.cp$Date_Time)
summary(cop.act.m2)



## ---- chunk 14
library(plyr)
#Inspect data elements
str(complete.act.data)

# Construct AM/PM to be times
  complete.act.data$AM_PMTime <- complete.act.data$AM_PM
  complete.act.data$AM_PMTime <- revalue(complete.act.data$AM_PMTime, 
                                         c("AM" = "09:00:00", "PM" = "18:00:00"))
  
  complete.act.data.cp$AM_PMTime <- complete.act.data.cp$AM_PM
  complete.act.data.cp$AM_PMTime <- revalue(complete.act.data.cp$AM_PMTime, 
                                            c("AM" = "09:00:00", "PM" = "18:00:00"))
# Create POSIX
  # black
  complete.act.data$DateTimePOS <- as.POSIXlt(paste(as.Date(as.character(complete.act.data$Date),
                                                            format = ("%Y%m%d")),
                                                    as.character(complete.act.data$AM_PMTime)))
  # copper
  complete.act.data.cp$DateTimePOS <- as.POSIXlt(paste(as.Date(as.character(complete.act.data.cp$Date), 
                                                               format = ("%Y%m%d")),
                                                       as.character(complete.act.data.cp$AM_PMTime)))
## ---- chunk 15
##################################
#### Data Manipulation ###########
### Combine Species DataFrames ###
  species <- rep("Black", 259)
  species.cp <- rep("Copper", 271)
  complete.act.data.sp <- cbind(complete.act.data, species)
  complete.act.data.cp.sp <- cbind(complete.act.data.cp, species.cp)
  colnames(complete.act.data.cp.sp)[15] <- "species"
  full.act.data <- rbind(complete.act.data.sp,complete.act.data.cp.sp)
  
################################################
#### Models ####################################
### Full Model: species*temp*time 3-way interaction
  species.act.m1 <- lm(full.act.data$mean.both ~
                         full.act.data$Temperature*as.numeric(full.act.data$DateTimePOS)*full.act.data$species)
    summary(species.act.m1)
    summary(aov(species.act.m1))
    
 ## Test Assumptions  
  # Autocorrelation: Because this is a repeated measures 
  acf(species.act.m1$residuals) # No autocorrelation

### Second Model Set: Time*Species & Temp*Species
  species.act.m2 <- lm(full.act.data$mean.both~as.numeric(full.act.data$DateTimePOS)*full.act.data$species)
  summary(species.act.m2)
  summary(aov(species.act.m2))
  
  species.act.m3 <- lm(full.act.data$mean.both~full.act.data$Temperature*full.act.data$species)
  summary(species.act.m3)
  summary(aov(species.act.m3))
  
### Third Model Set: Separate out Species
 ## Black Rockfish
  blk.act.m1 <- lm(complete.act.data$mean.both~complete.act.data$Temperature + 
                     as.numeric(complete.act.data$DateTimePOS) + 
                     complete.act.data$Temperature*as.numeric(complete.act.data$DateTimePOS))
  summary(aov(blk.act.m1))
  summary(blk.act.m1)
  drop1(blk.act.m1)
  
  blk.act.m2 <- lm(complete.act.data$mean.both~complete.act.data$Temperature + as.numeric(complete.act.data$DateTimePOS))
  summary(aov(blk.act.m2))
  drop1(blk.act.m2)
  
 ## Copper Rockfish
  cop.act.m1 <- lm(complete.act.data.cp$mean.both~complete.act.data.cp$Temperature + 
                     as.numeric(complete.act.data.cp$DateTimePOS) + 
                     complete.act.data.cp$Temperature*as.numeric(complete.act.data.cp$DateTimePOS))
  summary(aov(cop.act.m1))
  summary(cop.act.m1)
  drop1(cop.act.m1)
